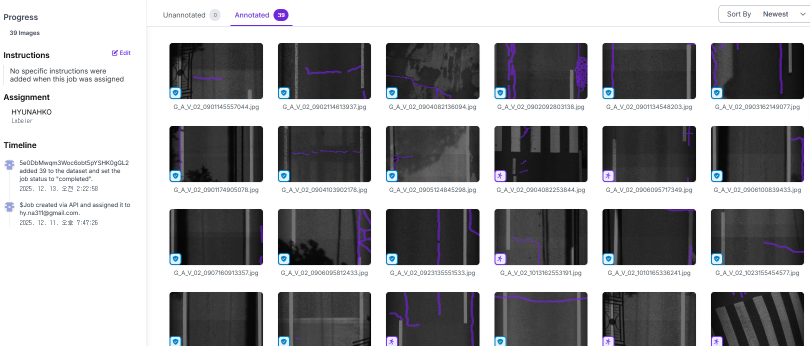
#> input picture images/preprocess_dataset.png, 1619 x 691 px (shown at 1/2 size)
$ python -i baseline_canny.py   (imports and definitions only)
#> lines starting #> are read from the running program, lines starting #| are printed output that depends on the picture; after the words box and inside, x2 and y2 are one past the last pixel; in counts of white or black regions, pixels touching at a corner belong together
import cv2
import numpy as np
import os
from tqdm import tqdm
import json

INPUT_DIR = '/path/to/images'  # Update this path to your images directory
OUTPUT_DIR = '/path/to/output/canny_baseline'  # Update this path to your output directory
GT_MASK_DIR = '/path/to/ground_truth_masks'  # Update this path to your ground truth masks directory

# [3 lines not run here, left out]


def canny_baseline(image_path):
    """
    Naive Baseline: Canny Edge Detection

    Expected to fail on:
    - Shadow boundaries
    - Manhole rim patterns
    - Asphalt texture noise
    """
#> called with image_path = 'images/preprocess_dataset.png'
    # Load image
    image = cv2.imread(image_path)
#> image is the input picture: shape (691, 1619, 3); mean B, G, R 164.3, 162.1, 162.2
    gray = cv2.cvtColor(image, cv2.COLOR_BGR2GRAY)
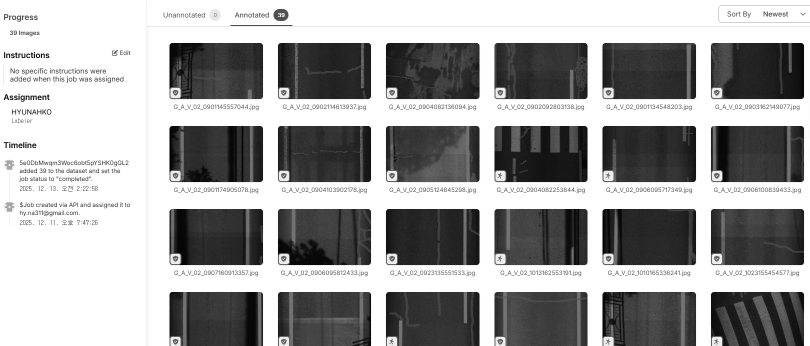
#> gray: shape (691, 1619) (shown at 1/2 size); min 0, max 255, mean 162.4

    # Enhance contrast (CLAHE)
    clahe = cv2.createCLAHE(clipLimit=3.0, tileGridSize=(8, 8))
    enhanced = clahe.apply(gray)
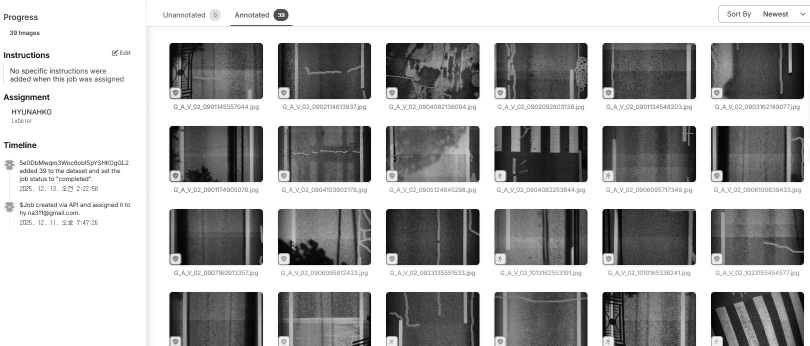
#> enhanced: shape (691, 1619) (shown at 1/2 size); min 1, max 255, mean 175.2

    # Gaussian blur to reduce noise
    blurred = cv2.GaussianBlur(enhanced, (5, 5), 0)

    # Canny edge detection
    edges = cv2.Canny(blurred, 50, 150)
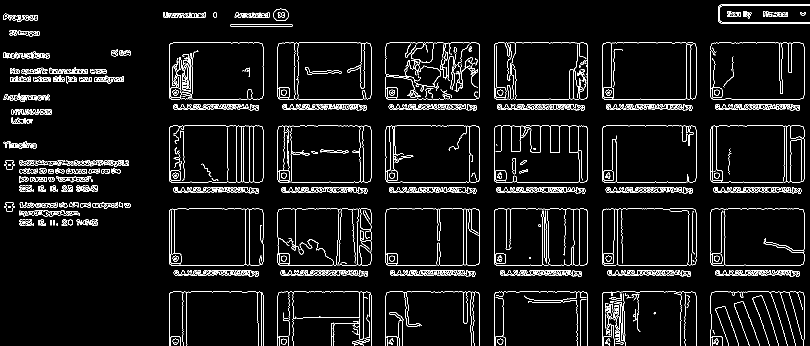
#> edges: shape (691, 1619) (shown at 1/2 size); 5.4% white in thin lines or dots

    # Morphological closing to connect edges
    kernel = cv2.getStructuringElement(cv2.MORPH_RECT, (3, 3))
    closed = cv2.morphologyEx(edges, cv2.MORPH_CLOSE, kernel)
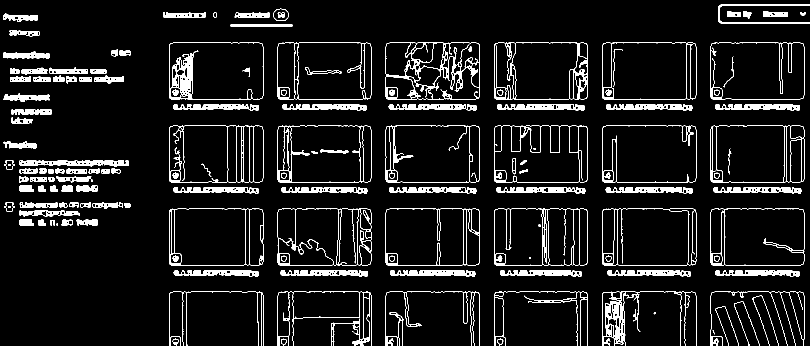
#> closed: shape (691, 1619) (shown at 1/2 size); 8.1% white; 148 white regions (10 under 20 px), largest, box (x1, y1, x2, y2) and area: (771, 85, 960, 199) 3853, (1204, 583, 1393, 691) 3058, (338, 85, 527, 199) 2657

    return closed, image


# [121 lines left out: functions calculate_iou, calculate_dice, main, not called in this run]


# [2 lines not run here, left out]

>>> result = canny_baseline('images/preprocess_dataset.png')
